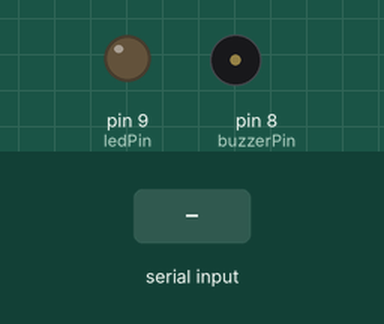
Simulated run of this sketch. Board: Arduino Uno, built with avr-gcc and run on an emulated ATmega328P. Parts: output pins drawn as LEDs (lit = HIGH), buzzer (waves = sounding, pin HIGH). Dashed ring = blinking. Inputs (shaded band) come from the test bench.

Above: at 1.2 s.
1.3 s: "1" received over Serial
At 1.42 s:
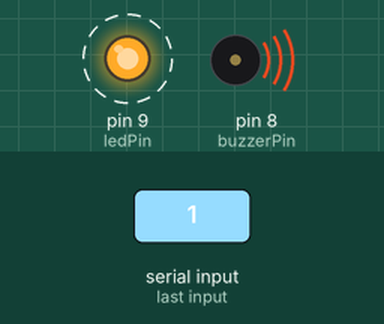
Timing chart, 0 to 5.6 s (numbered marks = the images above; inputs shaded):
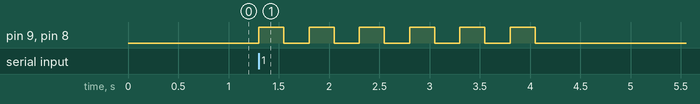

Measured:
- after the input at 1.3 s, pin 9 (ledPin), pin 8 (buzzerPin): alternates HIGH for 0.25 s and LOW for 0.25 s, 12 changes in all, then stays LOW, starting at once

The sketch:

arduino_sos_bot.ino
```cpp
const int buzzerPin = 8;
const int ledPin = 9;
const unsigned long alertDuration = 3000; // 3 секунды
const unsigned long blinkInterval = 250;  // 250 мс

void setup() {
  Serial.begin(9600);
  pinMode(buzzerPin, OUTPUT);
  pinMode(ledPin, OUTPUT);
}

void loop() {
  if (Serial.available() > 0) {
    char incoming = Serial.read();

    if (incoming == '1') {
      unsigned long startTime = millis();

      while (millis() - startTime < alertDuration) {
        digitalWrite(buzzerPin, HIGH);
        digitalWrite(ledPin, HIGH);
        delay(blinkInterval);

        digitalWrite(buzzerPin, LOW);
        digitalWrite(ledPin, LOW);
        delay(blinkInterval);
      }
    }
  }
}
```
